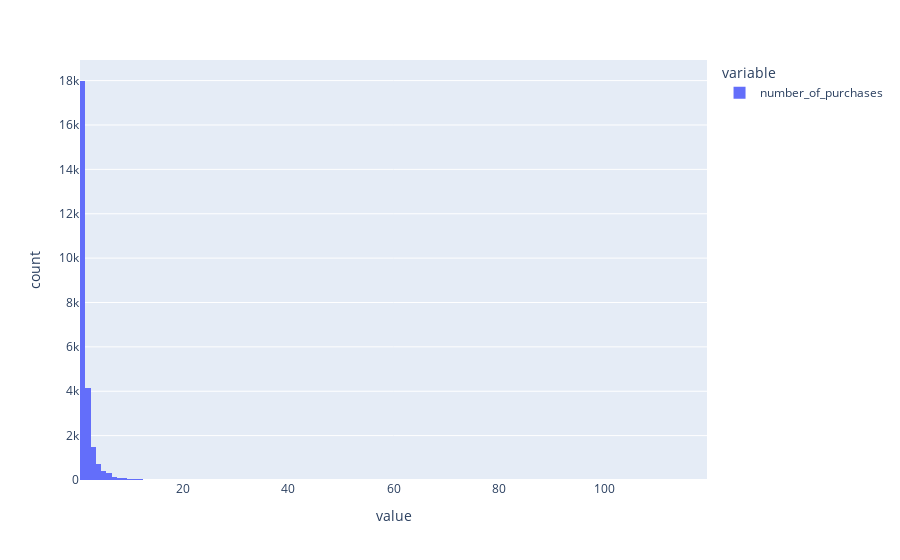

The notebook cell saved with this chart:
### Code cell
px.histogram(items_with_one_day.number_of_purchases)

### Figure 1 — Plotly figure (JSON) as saved in the notebook; plotly's stock layout.template omitted (floating-point values rounded to 4 significant figures; data arrays with more than 128 entries replaced by an {"elided": "..."} marker saying what was removed)
{"data": [{"alignmentgroup": "True", "bingroup": "x", "hovertemplate": "variable=number_of_purchases<br>value=%{x}<br>count=%{y}<extra></extra>", "legendgroup": "number_of_purchases", "marker": {"color": "#636efa", "pattern": {"shape": ""}}, "name": "number_of_purchases", "offsetgroup": "number_of_purchases", "orientation": "v", "showlegend": true, "type": "histogram", "x": {"elided": "25668 int values"}, "xaxis": "x", "yaxis": "y"}], "layout": {"barmode": "relative", "legend": {"title": {"text": "variable"}, "tracegroupgap": 0}, "margin": {"t": 60}, "xaxis": {"anchor": "y", "domain": [0, 1], "title": {"text": "value"}}, "yaxis": {"anchor": "x", "domain": [0, 1], "title": {"text": "count"}}}}
